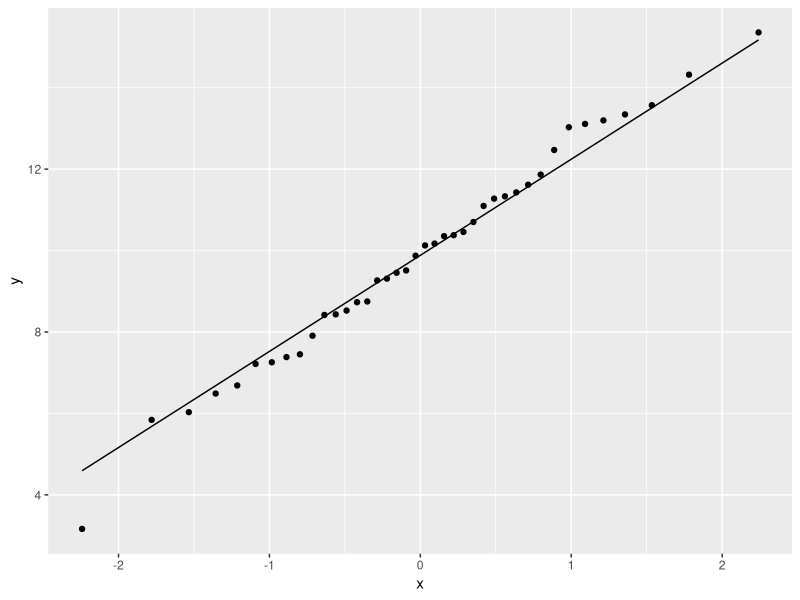

This chart was generated by the following R code:
## ---- chunk 1
1 + 1
## ---- chunk 2
library(tidyverse)
d <- tibble(z = rnorm(40, 10, 3))
ggplot(d, aes(sample = z)) + stat_qq() + stat_qq_line()
